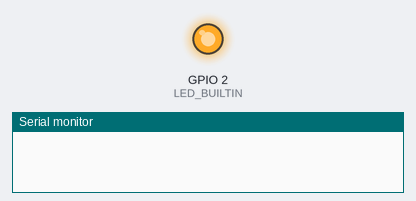
Simulated run of this sketch. Board: ESP8266 (NodeMCU). Parts: output pins drawn as LEDs (lit = HIGH, except the on-board LED, lit = LOW), the last lines printed to the serial monitor. WiFi joins after 1.5 s; servers stay silent unless stated; network time is answered at once with the bench clock; the local clock reads 2024-03-15 10:24:30 at power-on unless the sketch sets it; the Firebase database answers and starts empty.

Above: at 0.1 s.
At 1.01 s:
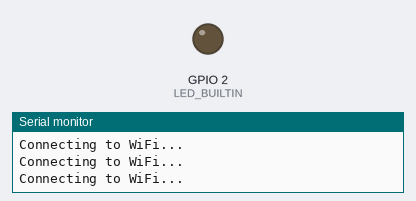
Timing chart, 0 to 2.9 s (numbered marks = the images above):
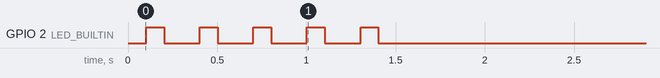

The sketch:

ESPRevisi.ino
```cpp
#include <ESP8266WiFi.h>
#include <WiFiUdp.h>
#include <NTPClient.h>
#include <FirebaseESP8266.h>
#include <SoftwareSerial.h>

// define konektivitas
#define WIFI_SSID "barong"
#define WIFI_PASSWORD "bolaliar"

// NTP Server settings
const char* ntpServer = "pool.ntp.org";
const long  gmtOffset = 25200; // GMT+7 (Waktu Indonesia Barat)
const int   daylightOffset = 0; // Tanpa Daylight Saving Time

// Nama bulan
const char* namaBulan[12] = {
  "Januari", "Februari", "Maret", "April", "Mei", "Juni",
  "Juli", "Agustus", "September", "Oktober", "November", "Desember"
};

WiFiUDP ntpUDP;
NTPClient timeClient(ntpUDP, ntpServer, gmtOffset, daylightOffset);

// define firbase account
#define FIREBASE_HOST "https://ta-firebase-alat-default-rtdb.firebaseio.com/"
#define FIREBASE_AUTH "BH5YwL6RpP5nKYlvizIqlABbgkR0AdOlzNtOPTi7"
FirebaseData firebaseData;

// membuat variabel untuk software serial (Rx, Tx)
SoftwareSerial ESPSERIAL(13, 15);

// Inisialiasi variabel
int pengunjung, kondisi;
String kuotapengunjung, kontrol, admin, yearStr, monthString, dayString, hoursStr, minutesStr, secondsStr, barcode;

// penggunaan millis sebagai pengganti delay
unsigned long previousMillis = 0;
const long interval = 3000;

// variabel array untuk data parsing
String arrData[3];

void setup() {
  // Kode setup
  Serial.begin(9600);
  ESPSERIAL.begin(9600);
  pinMode(LED_BUILTIN, OUTPUT);
  // Menghubungkan ke Wi-Fi
  WiFi.begin(WIFI_SSID, WIFI_PASSWORD);
  while (WiFi.status() != WL_CONNECTED) {
    delay(100);
    Serial.println("Connecting to WiFi...");
    digitalWrite(LED_BUILTIN, 1);
    delay(100);
    digitalWrite(LED_BUILTIN, 0);
    delay(100);
  }
  Serial.println();
  Serial.print("Connected with IP: ");
  Serial.println(WiFi.localIP());
  Serial.println();

  // Memulai waktu dari NTP server
  timeClient.begin();
  timeClient.update();

  Serial.println("Connected to WiFi");
  Serial.println("Current time:");
  Serial.println(timeClient.getFormattedTime());

  // SET UP Konektivitas Firebase
  Firebase.begin(FIREBASE_HOST, FIREBASE_AUTH);
  Firebase.setReadTimeout(firebaseData, 1000 * 60);
  Firebase.setwriteSizeLimit(firebaseData, "tiny");

  }

void getfirebase()
{
  if (Firebase.getString(firebaseData, "/Konfigurasi/Kuotapengunjung")){
      kuotapengunjung = firebaseData.stringData();
      //Serial.print("kuotapengunjung = ");
//      Serial.println(kuotapengunjung);
  }

  if (Firebase.getString(firebaseData, "/Konfigurasi/Admin")){
      admin = firebaseData.stringData();
      admin = admin.toInt();
//      Serial.print("admin = ");
//      Serial.println(admin);
  }
  if (Firebase.getString(firebaseData, "/Konfigurasi/Kontrol")){
      kontrol = firebaseData.stringData();
//      Serial.print("kontrol = ");
//      Serial.println(kontrol);
  }

}

void pushfirebase()
{
  if (Firebase.setFloat(firebaseData, "/Monitoring/Pengunjung", pengunjung)){
//      Serial.println("Jumlah pengunjung terkirim");
  } else{
//      Serial.println("Jumlah pengunjung tidak terkirim");
//      Serial.println("Karena: " + firebaseData.errorReason());
  }

  if (Firebase.setFloat(firebaseData, "/Monitoring/Kondisi", kondisi)){
//      Serial.println("status terkirim");
//      Serial.println();
  } else{
//      Serial.println("status tidak terkirim");
//      Serial.println("Karena: " + firebaseData.errorReason());
  }

    if (Firebase.setString(firebaseData,"/History/" + yearStr + "/" + monthString + "/" + dayString + "/" + hoursStr + ":" + minutesStr + ":" + secondsStr, barcode)){
//      Serial.println("History terkirim");
//      Serial.println();
  } else{
//      Serial.println("History tidak terkirim");
//      Serial.println("Karena: " + firebaseData.errorReason());
  }
}

void getDateTime() {
  time_t now = timeClient.getEpochTime();
  struct tm* ptm = localtime(&now);

  int year = ptm->tm_year + 1900; // Tambahkan 1900 untuk mendapatkan tahun sebenarnya
  int month = ptm->tm_mon;        // Gunakan indeks bulan langsung
  int day = ptm->tm_mday;
  int hours = ptm->tm_hour;
  int minutes = ptm->tm_min;
  int seconds = ptm->tm_sec;

  yearStr = String(year);
  monthString = String(namaBulan[month]);
  dayString = String(day);
  hoursStr = String(hours);
  minutesStr = String(minutes);
  secondsStr = String(seconds);

  // Lainnya: Anda dapat menggunakan variabel-variabel ini sesuai kebutuhan Anda
}

void loop() {
  // Kode loop
  timeClient.update(); // Update waktu dari server NTP

  getDateTime();
  // Kode loop

  // Request data dari Firebase
  getfirebase();

  // Request data dari arduino Mega 2560
  unsigned long currentMillis = millis(); // baca waktu millis saat ini
  if (currentMillis - previousMillis >= interval) {
    // update previousMillis
    previousMillis = currentMillis;
    String data = "";
    while (Serial.available() > 0) {
      data += char(Serial.read());
      //Serial.println("Ada");
    }
    // Menghapus spasi pada data yang diterima
    data.trim();
    //uji data
    if (data != "") {
      //format data "10#100#78"
      //parsing data (pecah data) = array
      int index = 0;
      for (int i = 0; i < data.length(); i++) {
        char delimiter = '#';
        if (data[i] != delimiter) {
          arrData[index] += data[i];
        } else {
          index++;
        }
      }

      // pastikan bahwa data yang dikirmkan lengkap
      if (index >= 0) {
        // tampilkan nilai sensor ke serial monitor
//        Serial.println(arrData[0]);
//        Serial.println(arrData[1]);
//        Serial.println(arrData[2]);
        // kirim data ke Firebase
        pengunjung = arrData[0].toInt();
        kondisi = arrData[1].toInt();
        barcode = arrData[2];
        //barcode = "88888";
        pushfirebase();
      }
      arrData[0] = "";
      arrData[1] = "";
      arrData[2] = "";

    }

    // Request data ke arduino Mega 2560
    String request = String(kuotapengunjung)+"#"+String(admin)+"#"+String(kontrol)+"#"+"ya";
    Serial.println(request);
    ESPSERIAL.println(request);
//    barcode = "88888";
//    pushfirebase();
  }
}
```
